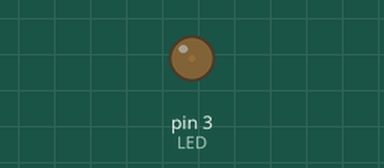
A sketch run on a simulated Arduino Uno, built with avr-gcc and run on an emulated ATmega328P. Shown: output pins drawn as LEDs (lit = HIGH).

Above: at 0.05 s.
At 2.15 s:
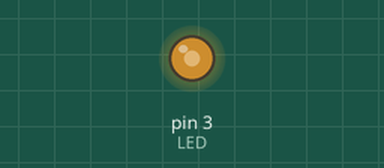
At 3.45 s:
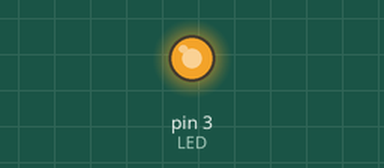
At 6.9 s:
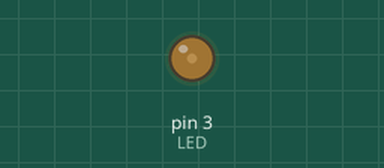
Timing chart, 0 to 10.0 s (numbered marks = the images above):
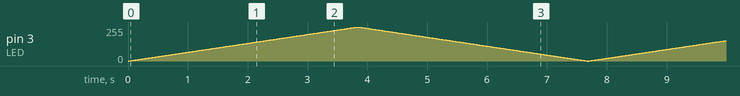

The sketch:

mi_tercer_proyecto_0.0.ino
```cpp
int LED = 3,BRILLO;

void setup(){
  pinMode(LED,OUTPUT);
}

void loop(){
  for(BRILLO = 0;BRILLO < 256;BRILLO++){
    analogWrite(LED,BRILLO);
    delay(15);
  }

  for(BRILLO = 255;BRILLO >= 0;BRILLO--){
    analogWrite(LED,BRILLO);
    delay(15);
  }

}
```
